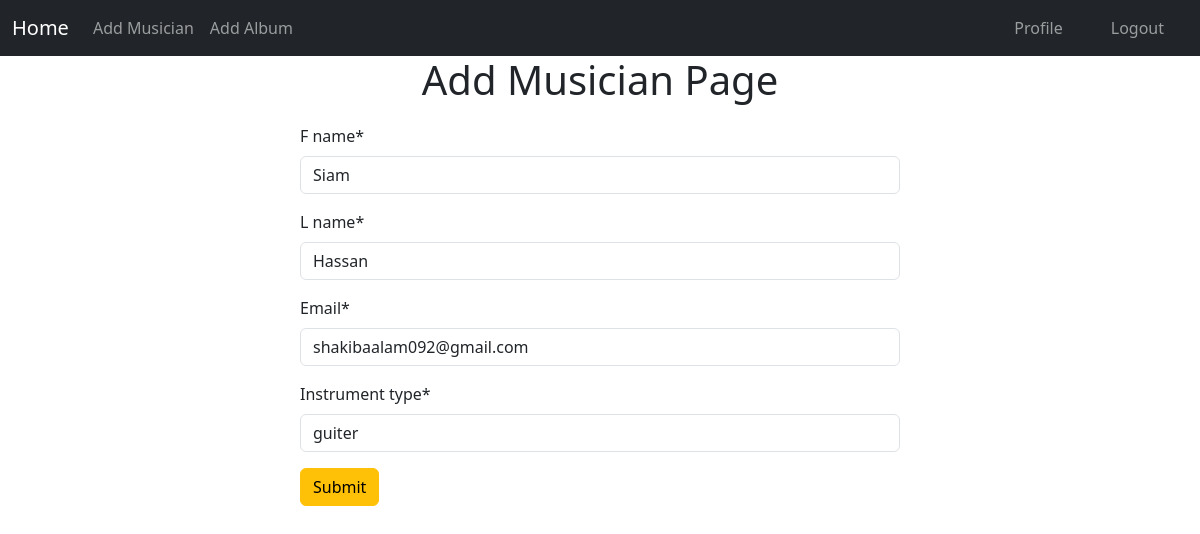
/musician/edit/2 (signed in), run on the app's committed database.
### musician/models.py (models this page shows, shortened)
class MusicianModel(models.Model):
    f_name = models.CharField(max_length=100)
    l_name = models.CharField(max_length=100)
    email = models.EmailField()
    instrument_type = models.CharField(max_length=100)

### musician/views.py (the view)
# urls.py: path('edit/<int:id>', views.edit_musician, name='edit_musician'),
@login_required
def edit_musician(request,id):
    post=models.MusicianModel.objects.get(pk=id)
    musician_form=forms.MusicianForm(instance=post)
    if request.method =='POST':
        musician_form=forms.MusicianModel(request.POST,instance=post)
        if musician_form.is_valid():
            musician_form.save()
            return redirect('home')
    return render(request, 'add_musician.html',{'form':musician_form})

### musician/forms.py
class MusicianForm(forms.ModelForm):
    class Meta:
        model = MusicianModel
        fields='__all__'

### musician/templates/add_musician.html
{% extends 'base.html' %} {% block content %}
  {% load crispy_forms_tags %}
  <h1 class="text-center">Add Musician Page</h1>
  <form method="post" style="width: 50%; margin: 20px auto;">
    {% csrf_token %} {{ form | crispy }}
    <input type="submit" class="btn btn-warning" value="Submit" />
  </form>
{% endblock %}

### data on the page
MusicianModel: f_name "Siam", l_name "Hassan", email "shakibaalam092@gmail.com", instrument_type "guiter"
